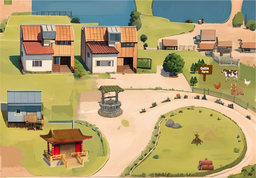
#> input picture Assets/town.png, 256 x 178 px, shrunk from 1150 x 800 before the run
$ python night.py
#> lines starting #> are read from the running program, lines starting #| are printed output that depends on the picture
# This file contains night time images of the village. It also contains the function to convert the day time images to night time images.
# [このファイルには、村の夜間画像が含まれています。昼の画像を夜の画像に変換する機能も含まれています。]

from PIL import Image, ImageEnhance
import numpy as np
import time

# Function to convert the day time images to night time images using brightness factor
# [輝度係数を使って昼間の画像を夜間の画像に変換する機能]
def convert_to_nighttime(input_image_path, output_image_path, brightness_factor=0.5):
#> called with input_image_path = 'Assets/town.png', output_image_path = 'Assets/Background/0.png', brightness_factor = 0.3
    image = Image.open(input_image_path)
#> image is the input picture: PIL image 256x178 RGBA; mean R, G, B, A 178, 161.1, 113.3, 255
    enhancer = ImageEnhance.Brightness(image)
    night_image = enhancer.enhance(brightness_factor)
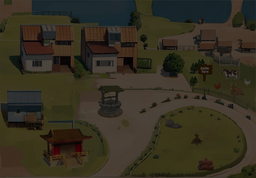
#> night_image: PIL image 256x178 RGBA; mean R, G, B, A 52.9, 47.9, 33.5, 255
    night_image.save(output_image_path)

input_path = 'Assets/town.png'
output_path = 'Assets/Background/{}.png'

N = 100

b = np.linspace(0.3,1,N)
for i in range(N):
  convert_to_nighttime(input_path, output_path.format(i), brightness_factor=b[i])
